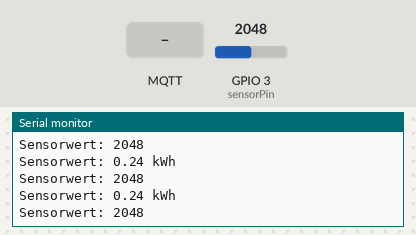
A sketch run on a simulated ESP32. Parts: the last lines printed to the serial monitor. The inputs (shaded band) are chosen by the test bench; at power-on: GPIO 3 (sensorPin) = 2048. WiFi joins after 1.5 s; servers stay silent unless stated; no MQTT or app messages arrive unless stated.

Above: at 2.7 s.
2.8 s: MQTT message "1" arrives on the first subscribed topic
4.5 s: MQTT message "on" arrives on the first subscribed topic
6.0 s: MQTT message "off" arrives on the first subscribed topic
7.5 s: GPIO 3 (sensorPin) set to 2866
At 8.0 s:
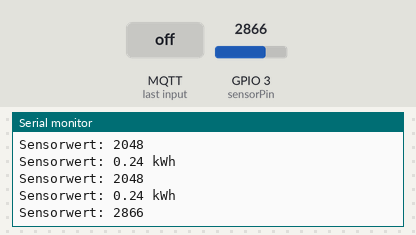
9.0 s: GPIO 3 (sensorPin) set to 3603
At 9.5 s:
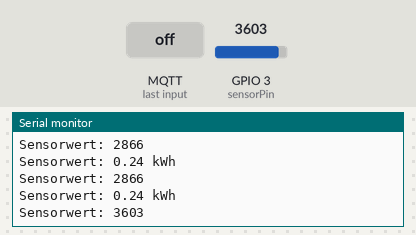
Timing chart, 0 to 11.5 s (numbered marks = the images above; inputs shaded):
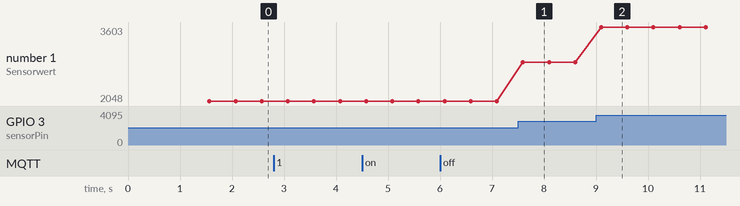

The sketch:

ESP32MQTTZigbeeConnector.ino
```cpp
#include <Arduino.h>
#include <WiFi.h>
#include <PubSubClient.h>
#include <HardwareSerial.h>

const int sensorPin = 3;
HardwareSerial Zigbee(2);

const char* ssid = "ACL-WLAN";
const char* password = "welcome2ACL";

const char* mqtt_server = "10.4.58.59";
const int mqtt_port = 1883;
const char* mqtt_user = "mqtt-user";
const char* mqtt_password = "user";
const char* mqtt_topic = "zigbee2mqtt";
const char* mqtt_topicTwo = "originalValue";

WiFiClient espClient;
PubSubClient client(espClient);

void setup_wifi() {

  delay(10);
  Serial.println();
  Serial.print("Connecting to ");
  Serial.println(ssid);

  WiFi.begin(ssid, password);

  while (WiFi.status() != WL_CONNECTED) {

    delay(500);
    Serial.print(".");
  }

  Serial.println("");
  Serial.println("WiFi connected");
  Serial.println("IP address: ");
  Serial.println(WiFi.localIP());
}

void mqtt_callback(char* topic, byte* message, unsigned int length) {

  Serial.print("Message arrived on topic: ");
  Serial.print(topic);
  Serial.print(". Message: ");
  String messageTemp;

  for (int i = 0; i < length; i++) {
    Serial.print((char)message[i]);
    messageTemp += (char)message[i];
  }

  Serial.println();
}

void mqtt_reconnect() {

  while (!client.connected()) {

    Serial.print("Attempting MQTT connection...");

    if (client.connect("ESP32Client", mqtt_user, mqtt_password)) {

      Serial.println("connected");
      client.subscribe("zigbee/commands");
    }
    else {

      Serial.print("failed, rc=");
      Serial.print(client.state());
      Serial.println(" try again in 5 seconds");
      delay(5000);
    }
  }
}

void setup() {

  Serial.begin(115200);
  Zigbee.begin(9600, SERIAL_8N1, 16, 17);

  Serial.println("Setup abgeschlossen");

  setup_wifi();
  client.setServer(mqtt_server, mqtt_port);
  client.setCallback(mqtt_callback);
}

void loop() {

  int sensorValue = analogRead(sensorPin);

  float finalValue = sensorValue;
  finalValue /= 4095;
  finalValue = 50;
  finalValue= 240;
  finalValue /= 1000;
  float energy = finalValue;

  Serial.print("Sensorwert: ");
  Serial.print(energy);
  Serial.println(" kWh");

  char payload[50];
  sprintf(payload, "Sensorwert: %.2f kWh", energy);
  Zigbee.println(payload);

  if (!client.connected()) {

    mqtt_reconnect();
  }

  client.loop();
  client.publish(mqtt_topic, payload);

  Serial.print("Sensorwert: ");
  Serial.println(sensorValue);

  payload[50];
  sprintf(payload, "Sensorwert: %f", sensorValue);
  Zigbee.println(payload);

  if (!client.connected()) {

    mqtt_reconnect();
  }

  client.loop();
  client.publish(mqtt_topicTwo, payload);

  delay(500);
}
```

Measured:
- after the input at 7.5 s, the serial monitor: prints a new line after 0.09 s (image 1)
- after the input at 9.0 s, the serial monitor: prints a new line after 0.10 s (image 2)
- plotted number 1: 2048 → 2866 after the input at 7.5 s, 2866 → 3603 after the input at 9.0 s
